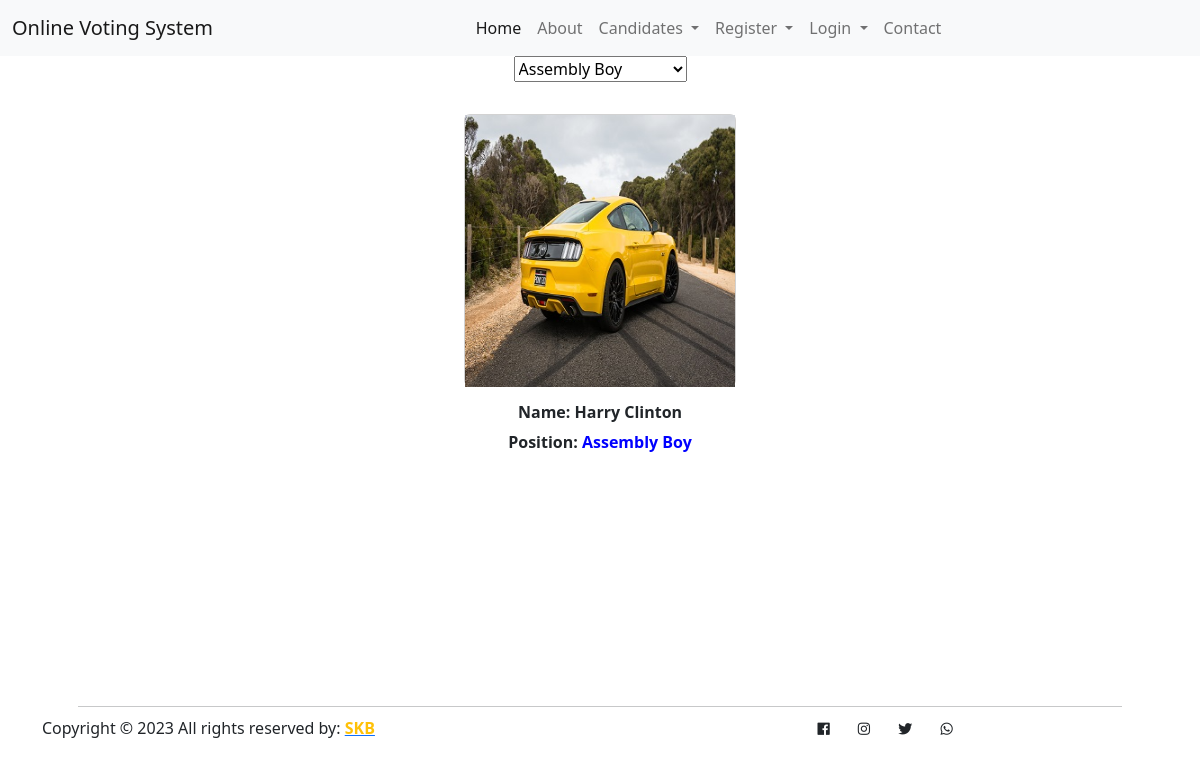
Screenshot of /candidates/ab.php with the database file from the repository.
### tables this page shows
CREATE TABLE `candidate` (
  `candidate_id` int(11) NOT NULL,
  `position` varchar(100) NOT NULL,
  `firstname` varchar(100) NOT NULL,
  `lastname` varchar(100) NOT NULL,
  `year_level` varchar(100) NOT NULL,
  `gender` varchar(100) NOT NULL,
  `img` varchar(100) NOT NULL,
  `party` varchar(100) NOT NULL
);

### candidates/ab.php (the view, shortened to what this page needs)
<?php
include ('head.php');?>
<body>
    <div id="wrappe">
              <?php include ('view_banner.php');?>
        <div id="page-wrappe">
    <heading class="voters_heading">
        <center><h1>Registered Assembly Boy Candidates</h1><center>
                <select onchange = "page(this.value)">
                <option disabled selected>Assembly Boy</option>
                </select>
            </center>
    </heading>
            <div class="row">
                  <div class="panel panel-default">
                        <?php
                    $sql = "SELECT * FROM candidate WHERE position = 'Assembly Boy'";
                    $result = $conn->query($sql);
                    while ($row = $result->fetch_assoc()) {
                      $firstname = $row['firstname'];
                      $lastname = $row['lastname'];
                      $image = $row['img'];
                      $pos = $row['position'];
                      echo '<div class="card text-center" style="width: 17rem; height:17rem; margin-top:2rem;">
                      <img src="../admin/'.$image.'" style="border-radius:; width: 17rem; height:17rem;" class="img-fluid">
                              <div class="card-body" style="margin-bottom:20rem;">
                                <h6 class="card-title text-center"style="font-weight:bold;">Name: ' . $firstname . ' ' . $lastname . '</h6>
                                <p class="card-text" style="color:; font-weight:bold;">Position: <span style="color:blue; font-weight:bold;">'.$pos.'</span> </p>
                              </div>
                            </div>';
                    }
          ?>
                    </div>
            </div>
        </div>
    </div>
    <?php
        include ('footer.php');
        ?>
</body>
</html>

### rows the page displays
candidate: img (picture), firstname "Harry", lastname "Clinton", position "Assembly Boy"
